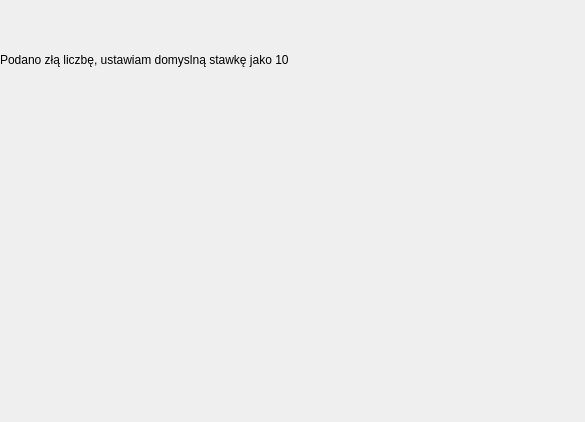
<?xml version="1.0" encoding="UTF-8"?>
<ui version="4.0">
 <class>BadInput</class>
 <widget class="QWidget" name="BadInput">
  <property name="geometry">
   <rect>
    <x>0</x>
    <y>0</y>
    <width>585</width>
    <height>422</height>
   </rect>
  </property>
  <property name="windowTitle">
   <string>Uwaga</string>
  </property>
  <widget class="QWidget" name="verticalLayoutWidget">
   <property name="geometry">
    <rect>
     <x>0</x>
     <y>20</y>
     <width>581</width>
     <height>80</height>
    </rect>
   </property>
   <layout class="QVBoxLayout" name="verticalLayout">
    <item>
     <widget class="QLabel" name="label">
      <property name="text">
       <string>Podano złą liczbę, ustawiam domyslną stawkę jako 10</string>
      </property>
     </widget>
    </item>
   </layout>
  </widget>
 </widget>
 <resources/>
 <connections/>
</ui>
